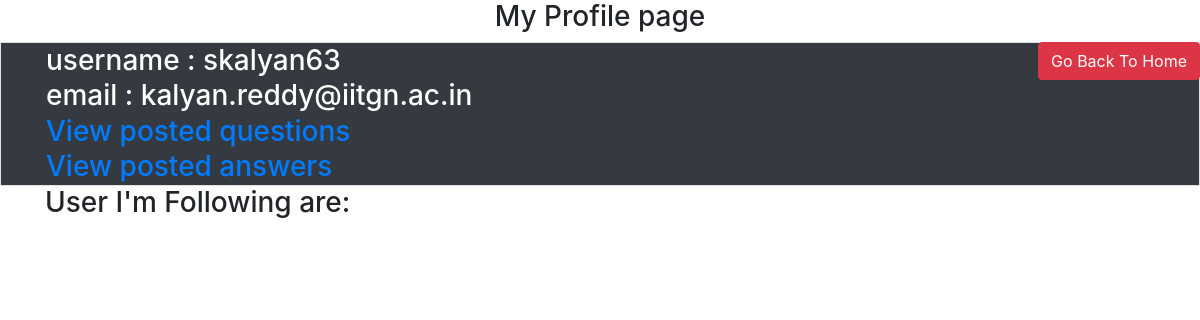
Page /profile/1 (signed in) on the earlier database version.
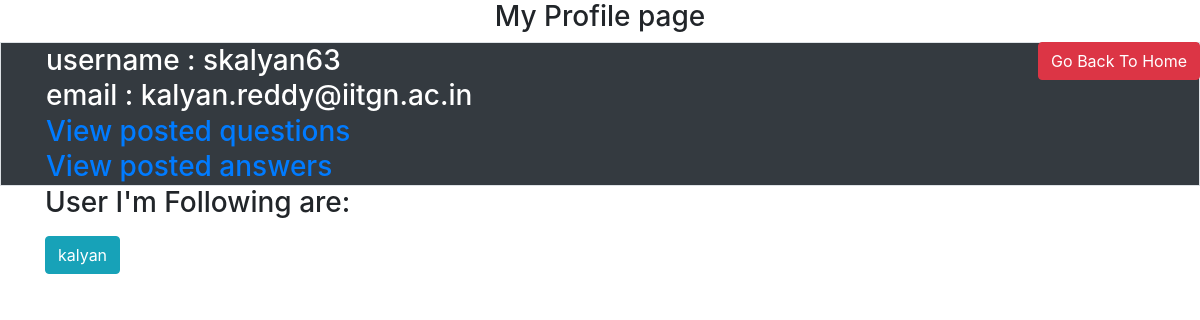
Same page on the later database version.
### tables this page shows
CREATE TABLE User(
    user_id     INTEGER PRIMARY KEY autoincrement,
    User_name   varchar(20),
    Password    blob(50),
    Salt        blob(8),
    Email       varchar(40),
    LastLogin   Text);

### app.py (the view)
@app.route('/profile/<int:user_Id>')
def Profile(user_Id):
    if(user_Id!=session['UserId']):
        return render_template('Profile.html',user=GetUserDetails(user_Id),foll=Check_Follow(session['UserId'],user_Id))
    else:
        return render_template('Profile.html',user=GetUserDetails(user_Id),get_Name=GetUserName,F_ID=GetFollowId(user_Id))

### Sql_Querries.py (called while the page is built)
def GetUserName(U_Id):
    conn=sqlite3.connect('quora.db')
    cur=conn.cursor()
    cur.execute("Select User_name from User where user_id=?",(U_Id,))
    res=cur.fetchone()
    conn.close()
    return res[0]

def GetUserDetails(U_id):
    conn=sqlite3.connect('quora.db')
    cur=conn.cursor()
    cur.execute("select user_id,user_name,email from User where user_id = ?", (U_id,))
    res=cur.fetchall()
    conn.close()
    return res[0]

def GetFollowId(U_id):
    conn=sqlite3.connect('quora.db')
    cur=conn.cursor()
    cur.execute("Select follow_id from Follow where user_id = ?",(U_id,))
    data = cur.fetchall()
    conn.close()
    return(data)

### templates/Profile.html (shortened to what this page needs)
{% extends 'Base.html' %}
{% block Body %}
{%if user[0] == session['UserId'] %}
    <h3 class="text-center">My Profile page<h3>
{%else%}
    <h3 class="text-center">Other User's Profile page<h3>
{%endif%}
<a href="{{url_for('Home')}}" class="btn btn-danger float-right">Go Back To Home</a>
<div class="border bg-dark text-white">
<div class="container">
    <table>
        {%if user[0] == session['UserId'] %}
            <tr><td>username : {{user[1]}}</td></tr>
            <tr><td>email : {{user[2]}}</td></tr>
            <tr><td><a href="{{url_for('UserQuestionList',user_id=user[0])}}">View posted questions</a></td></tr>
            <tr><td><a href="{{url_for('UserAnswerList',user_id=user[0])}}">View posted answers</a></td></tr>
        {%endif%}
    </table>
</div>
</div>
<div class="container">
    {%if user[0] == session['UserId'] %}
        <p>User I'm Following are: </p>
        {%for prof in F_ID%}
            <p><a href="/profile/{{prof[0]}}" class="btn btn-info">{{get_Name(prof[0])}}</a></p>
        {% endfor %}
    {%endif%}
</div>
{% endblock%}

Differences in the rows shown:
added User: User_name "kalyan"
